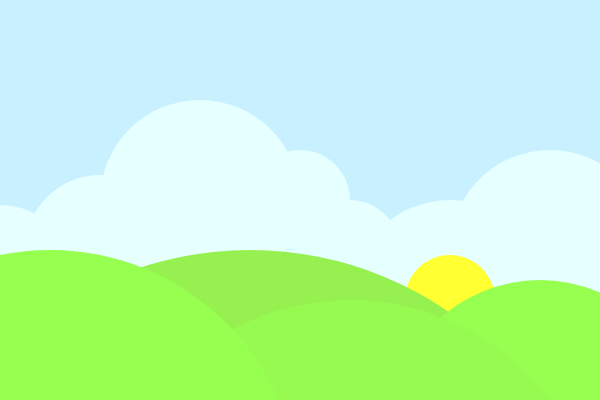
Frame 1 (no input)
Frame 60 (no input): identical to frame 1, image omitted
Frame 120 (the mouse pressed at the canvas centre since frame 60): identical to frame 1, image omitted

The p5.js sketch that drew this single still picture (run headless with seeded random() and noise() and a simulated clock; from frame 60 on, the mouse is pressed at the canvas centre):

// p5.js sketch
// ── sketch.js
function setup() {
  createCanvas(600, 400);
}

function draw() {
  background(200, 240, 255);
  noStroke();
  fill(230, 255, 255);
  circle(0,280,150);
  circle(100,250, 150);
  circle(200,200,200);
  circle(300,200,100);
  circle(350,250,100);
  circle(450,300,200);
  circle(550,250,200);
  rect(0,250,600,150);
  fill(255,255,50);
  circle(450,300,90)
  fill(150,240,80);
  circle(250,600,700)
  fill(150,270,80);
  circle(540,430,300);
  fill(150,250,80);
  circle(350,550,500)
  fill(150,260,80);
  circle(50,500,500);
}
